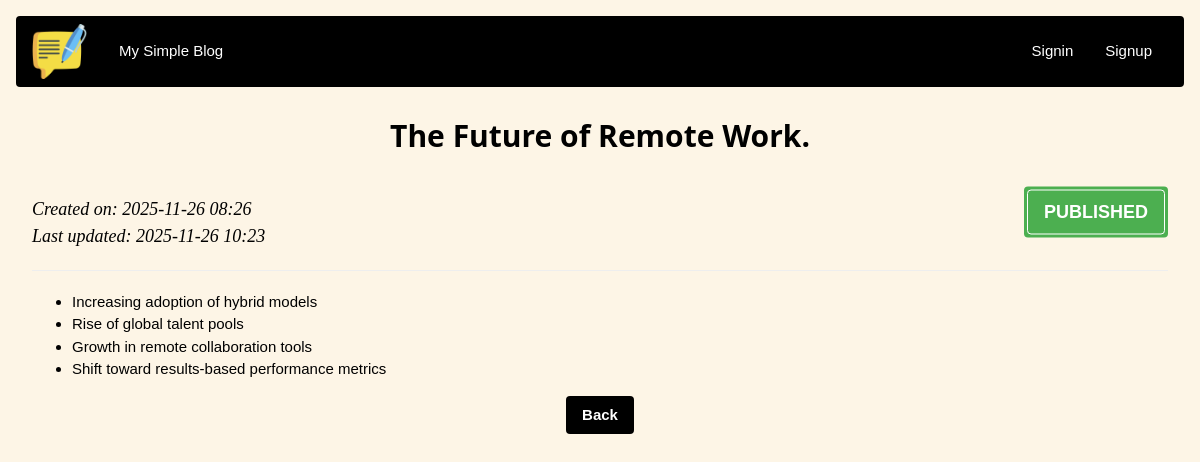
/read/1, run on the app's committed database.
### src/models.py (models this page shows, shortened)
class Blog(db.Model):
    __tablename__ = "blogs"
    id = db.Column(db.Integer, primary_key=True)
    title = db.Column(db.String(300), nullable=False)
    body = db.Column(db.Text, nullable=False)
    status = db.Column(SqlEnum(BlogStatus), default=BlogStatus.draft, nullable=False)
    is_active = db.Column(db.Boolean, default=True, nullable=False)
    created_at = db.Column(db.DateTime, default=db.func.current_timestamp())
    updated_at = db.Column(
        db.DateTime,
        default=db.func.current_timestamp(),
        onupdate=db.func.current_timestamp(),
    )
    created_by = db.Column(db.Integer, db.ForeignKey("users.id"), nullable=False)

### src/routes.py (the view)
@main.route("/read/<int:bid>")
def read_blog(bid):
    post = Blog.query.get_or_404(bid)
    post.body = markdown.markdown(post.body)
    return render_template("read-blog.html", post=post)

### templates/read-blog.html (shortened to what this page needs)
{% extends "layout.html" %}
{% block body %}
{% include "navigation.html"%}
<div class="w3-container">
    <h2 class="w3-center w3-bold">{{ post.title }}</h2>
    <p class="w3-display-container">
         <span style="padding:3px" class="w3-display-right w3-tag w3-round
            {% if post.status.value in ['draft', 'unpublished'] %} w3-orange {% else %} w3-green {% endif %}">
            <span class="w3-tag w3-round w3-padding w3-large w3-border w3-border-white w3-bold
                {% if post.status.value in ['draft', 'unpublished'] %} w3-orange {% else %} w3-green {% endif %}">
                    {{ post.status.value.upper() }}
            </span>
        </span><br>
        <span class="w3-large w3-serif w3-italic">
            Created on: {{ post.created_at.strftime('%Y-%m-%d %H:%M') }} <br>
            Last updated: {{ post.updated_at.strftime('%Y-%m-%d %H:%M') }}
        </span>
    </p>
    <hr>
    {{ post.body | safe }}
</div>
<div class="w3-center">
    <div class="w3-bar">
        <a href="{{ url_for('main.index') }}"
           class="w3-button w3-ripple w3-black w3-round w3-bold">Back</a>
    </div>
</div>
{% endblock %}

### static/css/style.css (style rules this page uses)
html { box-sizing: border-box }
*, *:before, *:after { box-sizing: inherit }
html { -ms-text-size-adjust: 100%; -webkit-text-size-adjust: 100% }
body { margin: 0 }
a { background-color: transparent }
hr { box-sizing: content-box; height: 0; overflow: visible }
html, body { font-family: Verdana, sans-serif; font-size: 15px; line-height: 1.5 }
html { overflow-x: hidden }
h2 { font-size: 30px }
.w3-serif { font-family: serif }
h1, h2, h3, h4, h5, h6 { font-family: "Segoe UI", Arial, sans-serif; font-weight: 400; margin: 10px 0 }
hr { border: 0; border-top: 1px solid #eee; margin: 20px 0 }
a { color: inherit }
.w3-btn, .w3-button { border: none; display: inline-block; padding: 8px 16px; vertical-align: middle; overflow: hidden; text-decoration: none; color: inherit; background-color: inherit; text-align: center; cursor: pointer; white-space: nowrap }
.w3-btn, .w3-button { -webkit-touch-callout: none; -webkit-user-select: none; -khtml-user-select: none; -moz-user-select: none; -ms-user-select: none; user-select: none }
.w3-badge, .w3-tag { background-color: #000; color: #fff; display: inline-block; padding-left: 8px; padding-right: 8px; text-align: center }
.w3-tooltip, .w3-display-container { position: relative }
.w3-ripple { transition: opacity 0s }
.w3-bar { width: 100%; overflow: hidden }
.w3-center .w3-bar { display: inline-block; width: auto }
.w3-bar .w3-button { white-space: normal }
.w3-container:after, .w3-container:before, .w3-panel:after, .w3-panel:before, .w3-row:after, .w3-row:before, .w3-row-padding:after, .w3-row-padding:before, .w3-cell-row:before, .w3-cell-row:after, .w3-clear:after, .w3-clear:before, .w3-bar:before, .w3-bar:after { content: ""; display: table; clear: both }
.w3-display-right { position: absolute; top: 50%; right: 0%; transform: translate(0%, -50%); -ms-transform: translate(0%, -50%) }
.w3-round, .w3-round-medium { border-radius: 4px }
.w3-container, .w3-panel { padding: 0.01em 16px }
.w3-text-bold, .w3-bold { font-weight: bold }
.w3-text-italic, .w3-italic { font-style: italic }
.w3-large { font-size: 18px !important }
.w3-center { text-align: center !important }
.w3-border { border: 1px solid #ccc !important }
.w3-padding { padding: 8px 16px !important }
.w3-green, .w3-hover-green:hover { color: #fff !important; background-color: #4CAF50 !important }
.w3-sand, .w3-hover-sand:hover { color: #000 !important; background-color: #fdf5e6 !important }
.w3-black, .w3-hover-black:hover { color: #fff !important; background-color: #000 !important }
.w3-border-white, .w3-hover-border-white:hover { border-color: #fff !important }

### data on the page
Blog: title "The Future of Remote Work.", status.value "PUBLISHED", created_at "2025-11-26 08:26", updated_at "2025-11-26 10:23", body "Increasing adoption of hybrid models Rise of global talent pools Growth in remote collaboration tools Shift toward results-based performance metrics"
